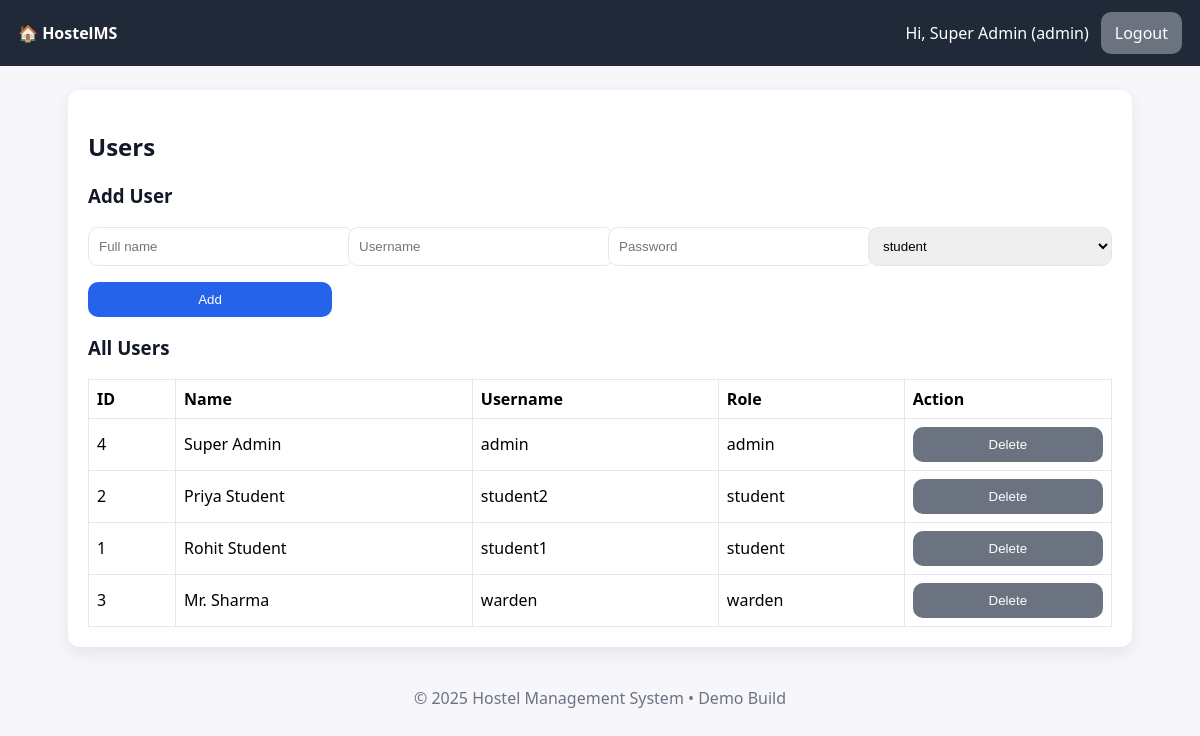
Screenshot of /admin/users (signed in) with the database file from the repository.
### tables this page shows
CREATE TABLE users (
        id INTEGER PRIMARY KEY AUTOINCREMENT,
        name TEXT NOT NULL,
        username TEXT UNIQUE NOT NULL,
        password TEXT NOT NULL,
        role TEXT CHECK(role IN ('student','warden','admin')) NOT NULL
    );

### app.py (the view, shortened to what this page needs)
@app.route("/admin/users", methods=["GET","POST"])
@login_required("admin")
def admin_users():
    with get_db() as conn:
        users = conn.execute("SELECT * FROM users ORDER BY role, name").fetchall()
    return render_template("users.html", users=users)

### app.py (called while the page is built)
def get_db():
    conn = sqlite3.connect(DB_PATH)
    conn.row_factory = sqlite3.Row
    return conn

def login_required(role=None):
    def decorator(fn):
        from functools import wraps
        @wraps(fn)
        def wrapper(*args, **kwargs):
            if "user_id" not in session:
                return redirect(url_for("login"))
            if role and session.get("role") != role:
                flash("Access denied")
                return redirect(url_for(f"{session.get('role')}_dashboard"))
            return fn(*args, **kwargs)
        return wrapper
    return decorator

@app.context_processor
def inject_now():
    return {"now": datetime.now()}

### templates/users.html (shortened to what this page needs)
{% extends "layout.html" %}
{% block content %}
<h2>Users</h2>
<h3>Add User</h3>
<form method="post" class="grid">
  <input name="name" placeholder="Full name" required>
  <input name="username" placeholder="Username" required>
  <input name="password" type="password" placeholder="Password" required>
  <select name="role">
    <option value="student">student</option>
  </select>
  <button class="button" type="submit">Add</button>
</form>
<h3>All Users</h3>
<table class="table">
  <tr><th>ID</th><th>Name</th><th>Username</th><th>Role</th><th>Action</th></tr>
  {% for u in users %}
    <tr>
      <td>{{ u['id'] }}</td>
      <td>{{ u['name'] }}</td>
      <td>{{ u['username'] }}</td>
      <td>{{ u['role'] }}</td>
      <td>
        <form method="post" onsubmit="return confirm('Delete user?');">
          <button class="button secondary" type="submit">Delete</button>
        </form>
      </td>
    </tr>
  {% endfor %}
</table>
{% endblock %}

### templates/layout.html (shortened to what this page needs)
<!DOCTYPE html>
<html>
<head>
  <link rel="stylesheet" href="{{ url_for('static', filename='style.css') }}">
</head>
<body>
  <div class="navbar">
    <div><strong>🏠 HostelMS</strong></div>
    <div class="flex">
      {% if session.get('name') %}<span>Hi, {{session.get('name')}} ({{session.get('role')}})</span>{% endif %}
      {% if session.get('user_id') %}<a class="button secondary" href="{{ url_for('logout') }}">Logout</a>{% endif %}
    </div>
  </div>
  <div class="container">
    {% block content %}{% endblock %}
  </div>
  <footer>© {{ now.year }} Hostel Management System • Demo Build</footer>
</body>
</html>

### static/style.css (style rules this page uses)
body { font-family: system-ui, Arial, sans-serif; margin:0; background:#f7f7fb; }
.navbar { background:#1f2937; color:#fff; padding:12px 18px; display:flex; justify-content:space-between; align-items:center; }
.container { max-width: 1024px; margin: 24px auto; background:#fff; padding:20px; border-radius:12px; box-shadow: 0 6px 18px rgba(0,0,0,0.08); }
h1,h2,h3 { color:#111827; }
.button { padding:10px 14px; border:none; background:#2563eb; color:#fff; border-radius:10px; cursor:pointer; }
.button.secondary { background:#6b7280; }
.table { width:100%; border-collapse: collapse; margin-top:12px; }
.table th, .table td { border:1px solid #e5e7eb; padding:8px; text-align:left; }
.flex { display:flex; gap:12px; align-items:center; flex-wrap:wrap; }
.grid { display:grid; gap:16px; grid-template-columns: repeat(auto-fit, minmax(240px, 1fr)); }
input, select, textarea { padding:10px; border:1px solid #e5e7eb; border-radius:10px; width:100%; }
form { display:grid; gap:12px; }
a { color:#2563eb; text-decoration:none; }
footer { text-align:center; color:#6b7280; padding:16px; }

### rows the page displays
users: get "Super Admin", id "4", name "Super Admin", username "admin", role "admin"
users: id "2", name "Priya Student", username "student2", role "student"
users: id "1", name "Rohit Student", username "student1", role "student"
users: id "3", name "Mr. Sharma", username "warden", role "warden"

### other values shown
{{ session.get('role') }} "admin"
